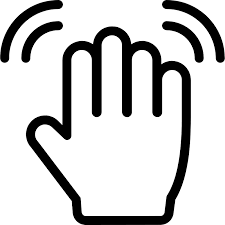
#> input picture sumerian/handwave.png, 225 x 225 px, given in place of the camera
$ python handrecog_input.py   (older library calls are emulated)
#> lines starting #> are read from the running program, lines starting #| are printed output that depends on the picture; after the words box and inside, x2 and y2 are one past the last pixel; in counts of white or black regions, pixels touching at a corner belong together
import cv2
import numpy as np
import math
from pynput.keyboard import Key, Controller
import time
import sys
import webbrowser
import os

# tested on both opencv version 3.4.1 and 3.2.0.8

# install pynput in pip3:
# py -3.6 -m pip install pynput

# install wmctrl in ubuntu:
# sudo apt-get install wmctrl

# use this command to keep Detection Frame window always on top
# wmctrl -a Detection Frame -b toggle,above

# defining opencv libraries
print("Starting gesture recognition engine...")
print("Platform detected: " + sys.platform)
cam = cv2.VideoCapture(1) # if not run on laptop with built-in webcam, select source 0. Else source 1.

# defining pynput libraries
keyboard = Controller()
bufferLock: bool = False

# launch amazon sumerian
# assuming that the default browser is WebGL enabled (latest version of Chrome or Firefox)
print("Starting chatbot host interface...")
webbrowser.open_new("https://us-east-1.sumerian.aws/6f6b932453b5437fbeaa22ec916188cc.scene")

while True:
    try:
        # define camera settings
        ret, frame = cam.read()
#> frame is the input picture: shape (225, 225, 3); min 0, max 255, mean 204.8
        frame = cv2.flip(frame, 1)
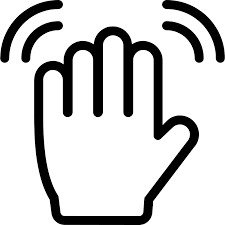
#> frame: shape (225, 225, 3); min 0, max 255, mean 204.8
        kernel = np.ones((3, 3), np.uint8)

        # define region of interest (detection area)
        roi = frame[100:300, 100:300]
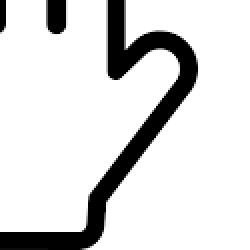
#> roi: shape (125, 125, 3) (shown 2 times larger); min 0, max 255, mean 218.5
        cv2.rectangle(frame, (100, 100), (300, 300), (0, 255, 0), 0)
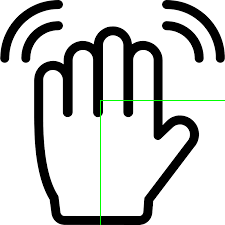
#> frame: shape (225, 225, 3); 0.49% of pixels changed, all inside (x1, y1, x2, y2) = (100, 100, 225, 225)

        # define range of skin colour in HSV (Hue Saturation Values)
        hsv = cv2.cvtColor(roi, cv2.COLOR_BGR2HSV)
#> hsv: shape (125, 125, 3); mean H, S, V 1, 4.1, 219.3
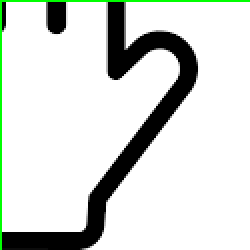
#> roi: shape (125, 125, 3) (shown 2 times larger); 1.59% of pixels changed, all inside (x1, y1, x2, y2) = (0, 0, 125, 125)
        lower_skin = np.array([0, 20, 70], dtype = np.uint8)
        upper_skin = np.array([20, 255, 255], dtype = np.uint8)

        # check if skin colour defined matches lower_skin and upper_skin bounds
        mask = cv2.inRange(hsv, lower_skin, upper_skin)
#> mask: shape (125, 125); every value is 0

        # filling dark spots by extrapolating the hand's image
        mask = cv2.dilate(mask, kernel, iterations = 4)

        # use gaussian blur to enhance detection and binary conversion of image
        mask = cv2.GaussianBlur(mask, (5, 5), 100)

        # identifying the contours of hand
        _, contours, hierarchy= cv2.findContours(mask, cv2.RETR_TREE, cv2.CHAIN_APPROX_SIMPLE)
#> contours = []

        # find maximum area for hand contour
        cnt = max(contours, key = lambda x: cv2.contourArea(x))

        # provide close approximation of contour
        epsilon = 0.0005 * cv2.arcLength(cnt, True)
        approx = cv2.approxPolyDP(cnt, epsilon, True)

        # generate a convex hull surrounding the hand
        hull = cv2.convexHull(cnt)

        # create the contours of hull and surrounding of hand
        areahull = cv2.contourArea(hull)
        areacnt = cv2.contourArea(cnt)

        # calculate % of area not covered by hand in convex hull
        arearatio = ((areahull - areacnt) / areacnt) * 100

        # identify all the defects in convex hull (lowest points between fingers, aka gap)
        hull = cv2.convexHull(approx, returnPoints = False)
        defects = cv2.convexityDefects(approx, hull)

        # l = no. of defects (gap between two fingers)
        l = 0

        # code for finding no. of defects (gaps between fingers) after identifying
        for i in range(defects.shape[0]):
            s, e, f, d = defects[i, 0]
            start = tuple(approx[s][0])
            end = tuple(approx[e][0])
            far = tuple(approx[f][0])
            pt = (100, 180)

            # find length of all sides of triangle (three points: finger 1, finger 2, defect)
            a = math.sqrt((end[0] - start[0]) ** 2 + (end[1] - start[1]) ** 2)
            b = math.sqrt((far[0] - start[0]) ** 2 + (far[1] - start[1]) ** 2)
            c = math.sqrt((end[0] - far[0]) ** 2 + (end[1] - far[1]) ** 2)
            s = (a + b + c) / 2
            ar = math.sqrt(s * (s - a) * (s - b) * (s - c))

            # distance between point and convex hull
            d = (2 * ar) / a

            # calculate the angle of the defect using cosine
            angle = math.acos((b ** 2 + c ** 2 - a ** 2)/(2 * b * c)) * 57

            # ignore angles > 90 and ignore points very close to convex hull (they generally come due to noise)
            if angle <= 90 and d > 30:
                l += 1
                cv2.circle(roi, far, 3, [255, 0, 0], -1)

            # draw lines around hand
            cv2.line(roi,start, end, [0, 255, 0], 2)

        # formula for number of fingers: defects + 1
        l += 1

        # setup text display in detection frame
        font = cv2.FONT_HERSHEY_SIMPLEX

        # if there are five fingers in detection region (hand is detected)
        if l == 5:
            cv2.putText(frame, 'Talk now', (150, 50), font, 2, (0, 0, 255), 3, cv2.LINE_AA)
            # Press and release space
            time.sleep(1)

            # start of keypress simulation
            if bufferLock is False:
                bufferLock = True

            # using pynput to hold space bar (only on ubuntu)
            keyboard.press(Key.space)
            t: int = 6 # hold for six seconds
            while t > 0: # between 0 and 6 seconds
                mins, secs = divmod(t, 60)
                timeformat = '{:02d}:{:02d}'.format(mins, secs)
                print(("Holding space bar for: " + timeformat), end = '\r')
                time.sleep(1)
                t -= 1
            if t == 0: # when timeout, release spacebar
                keyboard.release(Key.space)
            time.sleep(1)

            # completion of execution (end of keypress simulation)
            if bufferLock is True:
                t: int = 4 # cooldown period of four seconds between execution
                while t > 0:
                    mins, secs = divmod(t, 60)
                    timeformat = '{:02d}:{:02d}'.format(mins, secs)
                    print(("Timeout before next press: " + timeformat), end = '\r')
                    time.sleep(1)
                    t -= 1
                bufferLock = False

        # if hand is not detected
        else :
            cv2.putText(frame, 'Wave hand', (150, 50), font, 2, (0, 0, 255), 3, cv2.LINE_AA)

        # show the windows
        cv2.namedWindow('Detection Frame',cv2.WINDOW_NORMAL)
        cv2.resizeWindow('Detection Frame', 320, 240)
        cv2.imshow('Mask', mask)
        cv2.imshow('Detection Frame', frame)

        # ensure that detection frame is always on top to allow user gauge gesture
        os.system("wmctrl -a Detection Frame -b toggle,above")

    # code passes here when there is a problem with opencv
    except:
        pass

    # if hit escape key, exit program
    k = cv2.waitKey(5) & 0xFF
#> (key Esc is pressed here)
    if k == 27:
        break

cv2.destroyAllWindows()
cam.release()
